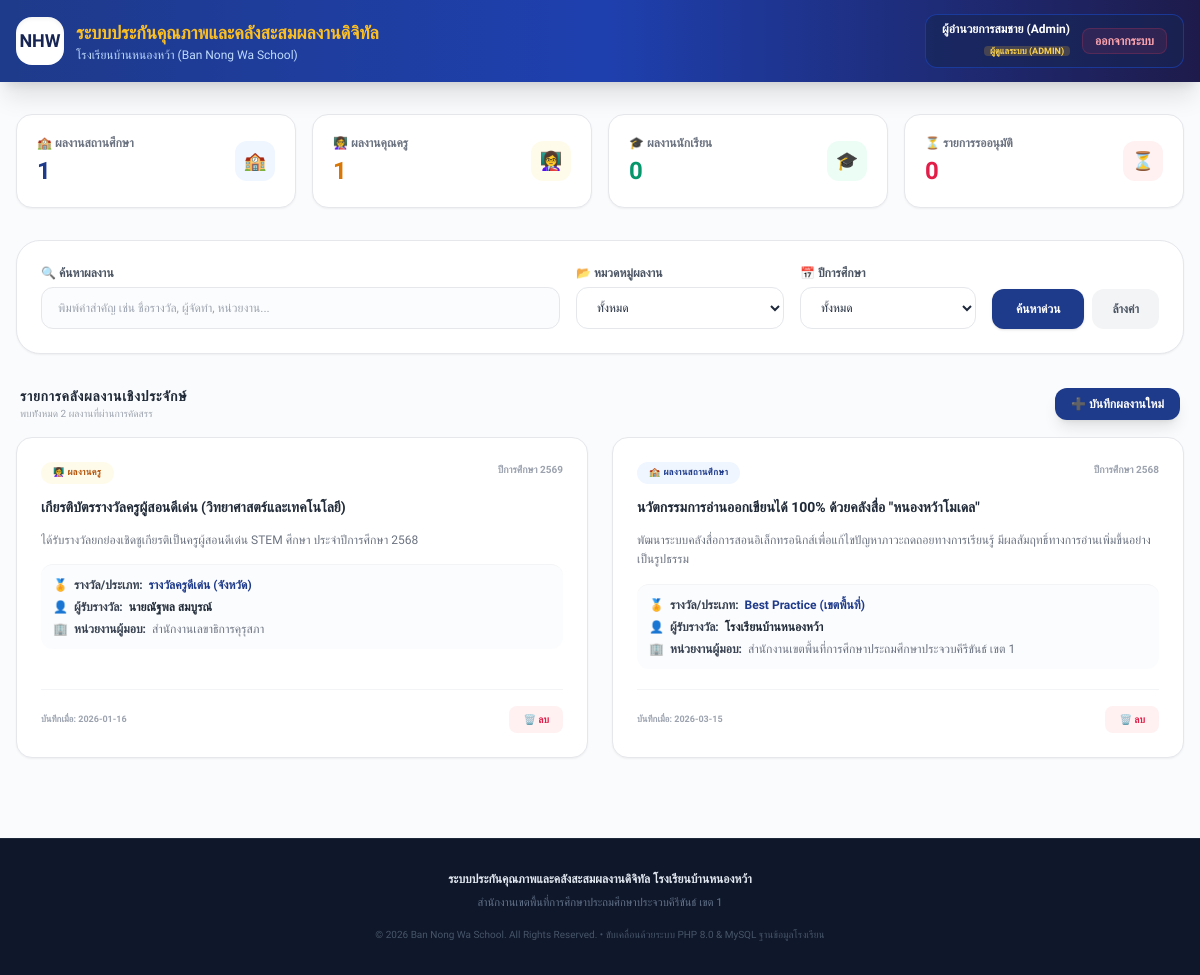
Page /index.php (signed in) on the committed database.
### tables this page shows
CREATE TABLE IF NOT EXISTS portfolios (
  id VARCHAR(50) PRIMARY KEY,
  category VARCHAR(20) NOT NULL,  
  type VARCHAR(50) NOT NULL,      
  title VARCHAR(255) NOT NULL,
  description TEXT,
  academicYear VARCHAR(10) NOT NULL,
  awardDate VARCHAR(20) NOT NULL,
  giver VARCHAR(255) NOT NULL,
  rewardLevel VARCHAR(50) NOT NULL,
  ownerName VARCHAR(100) NOT NULL,
  position VARCHAR(100),
  department VARCHAR(100),
  studentClass VARCHAR(100),
  responsiblePerson VARCHAR(100),
  attachments TEXT,                
  approved TINYINT(1) DEFAULT 0,   
  createdAt VARCHAR(50) NOT NULL
);

### index.php (the view, shortened to what this page needs)
<?php
require_once 'config.php';
$search_query = isset($_GET['search']) ? $_GET['search'] : '';
$where_sql = "";
$query = "SELECT * FROM portfolios $where_sql ORDER BY academicYear DESC, createdAt DESC";
$result = $conn->query($query);
$stat_school = $conn->query("SELECT COUNT(*) as total FROM portfolios WHERE category='school' AND approved=1")->fetch_assoc()['total'];
$stat_teacher = $conn->query("SELECT COUNT(*) as total FROM portfolios WHERE category='teacher' AND approved=1")->fetch_assoc()['total'];
$stat_student = $conn->query("SELECT COUNT(*) as total FROM portfolios WHERE category='student' AND approved=1")->fetch_assoc()['total'];
$stat_pending = $conn->query("SELECT COUNT(*) as total FROM portfolios WHERE approved=0")->fetch_assoc()['total'];
?>
<!DOCTYPE html>
<html lang="th">
<head>
    <script src="https://cdn.tailwindcss.com"></script>
</head>
<body class="bg-slate-50/70 text-slate-800 min-h-screen flex flex-col antialiased">
    <header class="bg-gradient-to-r from-blue-900 via-blue-800 to-indigo-950 text-white shadow-xl sticky top-0 z-50 print:hidden">
        <div class="max-w-7xl mx-auto px-4 py-3.5 flex flex-col sm:flex-row items-center justify-between gap-4">
            <div class="flex items-center gap-3 text-center sm:text-left">
                <div class="w-12 h-12 bg-white rounded-2xl p-1 shadow-inner flex items-center justify-center flex-shrink-0">
                    <span class="text-blue-950 font-black text-lg">NHW</span>
                </div>
                <div>
                    <h1 class="text-base md:text-lg font-bold text-amber-400">ระบบประกันคุณภาพและคลังสะสมผลงานดิจิทัล</h1>
                    <p class="text-[10px] md:text-xs text-blue-200">โรงเรียนบ้านหนองหว้า (Ban Nong Wa School)</p>
                </div>
            </div>
            <div class="flex items-center gap-3">
                <?php if (isset($_SESSION['user_id'])): ?>
                    <div class="bg-blue-950/60 border border-blue-700/50 rounded-xl px-4 py-1.5 flex items-center gap-3">
                        <div class="text-right">
                            <p class="text-xs font-bold text-white"><?php echo htmlspecialchars($_SESSION['user_name']); ?></p>
                            <span class="text-[9px] bg-amber-400/20 text-amber-300 px-1.5 py-0.2 rounded font-extrabold uppercase">
                                <?php echo ($_SESSION['user_role'] === 'admin') ? 'ผู้ดูแลระบบ (Admin)' : 'คุณครูผู้สอน'; ?>
                            </span>
                        </div>
                        <a href="logout.php" class="py-1 px-3 rounded-lg bg-rose-500/10 hover:bg-rose-500/20 text-rose-300 text-xs font-semibold border border-rose-500/20 transition-all">
                            ออกจากระบบ
                        </a>
                    </div>
                <?php else: ?>
                    <a href="login.php" class="px-5 py-2 bg-gradient-to-r from-amber-500 to-amber-400 hover:from-amber-400 hover:to-amber-300 text-blue-950 font-extrabold text-xs rounded-xl shadow-lg transition-all transform hover:scale-[1.02] cursor-pointer">
                        🔒 เข้าสู่ระบบครู / แอดมิน
                    </a>
                <?php endif; ?>
            </div>
        </div>
    </header>
    <main class="max-w-7xl mx-auto px-4 py-8 flex-1 w-full space-y-8">
        <section class="grid grid-cols-2 lg:grid-cols-4 gap-4">
            <div class="bg-white p-5 rounded-2xl shadow-sm border border-gray-150/80 flex items-center justify-between transition-all hover:shadow-md">
                <div>
                    <span class="text-xs text-gray-500 font-bold block">🏫 ผลงานสถานศึกษา</span>
                    <strong class="text-2xl font-black text-blue-900 mt-1 block"><?php echo $stat_school; ?></strong>
                </div>
                <div class="w-10 h-10 rounded-xl bg-blue-50 text-blue-900 flex items-center justify-center text-lg font-bold">🏫</div>
            </div>
            <div class="bg-white p-5 rounded-2xl shadow-sm border border-gray-150/80 flex items-center justify-between transition-all hover:shadow-md">
                <div>
                    <span class="text-xs text-gray-500 font-bold block">👩‍🏫 ผลงานคุณครู</span>
                    <strong class="text-2xl font-black text-amber-600 mt-1 block"><?php echo $stat_teacher; ?></strong>
                </div>
                <div class="w-10 h-10 rounded-xl bg-amber-50 text-amber-600 flex items-center justify-center text-lg font-bold">👩‍🏫</div>
            </div>
            <div class="bg-white p-5 rounded-2xl shadow-sm border border-gray-150/80 flex items-center justify-between transition-all hover:shadow-md">
                <div>
                    <span class="text-xs text-gray-500 font-bold block">🎓 ผลงานนักเรียน</span>
                    <strong class="text-2xl font-black text-emerald-600 mt-1 block"><?php echo $stat_student; ?></strong>
                </div>
                <div class="w-10 h-10 rounded-xl bg-emerald-50 text-emerald-600 flex items-center justify-center text-lg font-bold">🎓</div>
            </div>
            <div class="bg-white p-5 rounded-2xl shadow-sm border border-gray-150/80 flex items-center justify-between transition-all hover:shadow-md">
                <div>
                    <span class="text-xs text-gray-500 font-bold block">⏳ รายการรออนุมัติ</span>
                    <strong class="text-2xl font-black text-rose-600 mt-1 block"><?php echo $stat_pending; ?></strong>
                </div>
                <div class="w-10 h-10 rounded-xl bg-rose-50 text-rose-600 flex items-center justify-center text-lg font-bold">⏳</div>
            </div>
        </section>
        <section class="bg-white p-6 rounded-3xl shadow-sm border border-gray-150">
            <form method="GET" class="flex flex-col md:flex-row gap-4 items-end">
                <div class="flex-1 w-full text-left">
                    <label class="text-xs font-bold text-gray-600 block mb-1.5">🔍 ค้นหาผลงาน</label>
                    <input type="text" name="search" value="<?php echo htmlspecialchars($search_query); ?>" placeholder="พิมพ์คำสำคัญ เช่น ชื่อรางวัล, ผู้จัดทำ, หน่วยงาน..." class="w-full text-xs px-4 py-3 rounded-xl border border-gray-200 outline-none focus:border-blue-500 transition-all bg-slate-50/50">
                </div>
                <div class="w-full md:w-52 text-left">
                    <label class="text-xs font-bold text-gray-600 block mb-1.5">📂 หมวดหมู่ผลงาน</label>
                    <select name="category" class="w-full text-xs px-4 py-3 rounded-xl border border-gray-200 outline-none focus:border-blue-500 bg-white">
                        <option value="">ทั้งหมด</option>
                    </select>
                </div>
                <div class="w-full md:w-44 text-left">
                    <label class="text-xs font-bold text-gray-600 block mb-1.5">📅 ปีการศึกษา</label>
                    <select name="year" class="w-full text-xs px-4 py-3 rounded-xl border border-gray-200 outline-none focus:border-blue-500 bg-white">
                        <option value="">ทั้งหมด</option>
                    </select>
                </div>
                <div class="flex gap-2 w-full md:w-auto">
                    <button type="submit" class="flex-1 md:flex-none px-6 py-3 bg-blue-900 hover:bg-blue-800 text-white font-extrabold text-xs rounded-xl shadow cursor-pointer transition-all">
                        ค้นหาด่วน
                    </button>
                    <a href="index.php" class="px-5 py-3 bg-gray-100 hover:bg-gray-200 text-gray-600 text-xs font-bold rounded-xl text-center transition-all">
                        ล้างค่า
                    </a>
                </div>
            </form>
        </section>
        <section class="space-y-4">
            <div class="flex justify-between items-center px-1">
                <div>
                    <h2 class="text-sm font-extrabold text-gray-800 uppercase tracking-wider">รายการคลังผลงานเชิงประจักษ์</h2>
                    <p class="text-[10px] text-gray-400">พบทัังหมด <?php echo $result->num_rows; ?> ผลงานที่ผ่านการคัดสรร</p>
                </div>
                <?php if (isset($_SESSION['user_id'])): ?>
                    <a href="add_portfolio.php" class="px-4 py-2 bg-blue-900 hover:bg-blue-800 text-white text-xs font-bold rounded-xl shadow-lg flex items-center gap-1.5 transition-all">
                        <span>➕ บันทึกผลงานใหม่</span>
                    </a>
                <?php endif; ?>
            </div>
            <?php if ($result->num_rows == 0): ?>
                <div class="bg-white p-12 text-center rounded-3xl border border-gray-150 shadow-sm space-y-2">
                    <span class="text-4xl block">📂</span>
                    <p class="text-sm font-bold text-gray-500">ไม่พบรายการผลงานในระบบคลังสะสมดิจิทัลขณะนี้</p>
                    <p class="text-xs text-gray-400">กรุณาปรับปรุงตัวกรองหรือเข้าสู่ระบบเพื่อบันทึกผลงานใหม่</p>
                </div>
            <?php else: ?>
                <div class="grid grid-cols-1 md:grid-cols-2 gap-6">
                    <?php while($row = $result->fetch_assoc()): ?>
                        <div class="bg-white p-6 rounded-2xl border border-gray-150/80 shadow-sm flex flex-col justify-between hover:shadow-md transition-all <?php if(!$row['approved']) echo 'border-amber-300 bg-amber-50/20'; ?>">
                            <div class="space-y-3.5 text-left">
                                <div class="flex justify-between items-start gap-2">
                                    <span class="text-[9px] font-extrabold px-3 py-1 rounded-full uppercase tracking-wider <?php
                                        if($row['category'] == 'school') echo 'bg-blue-50 text-blue-900';
                                        elseif($row['category'] == 'teacher') echo 'bg-amber-50 text-amber-700';
                                        else echo 'bg-emerald-50 text-emerald-700';
                                    ?>">
                                        <?php
                                            if($row['category'] == 'school') echo '🏫 ผลงานสถานศึกษา';
                                            elseif($row['category'] == 'teacher') echo '👩‍🏫 ผลงานครู';
                                            else echo '🎓 ผลงานนักเรียน';
                                        ?>
                                    </span>
                                    <span class="text-[10px] font-bold text-gray-400">ปีการศึกษา <?php echo htmlspecialchars($row['academicYear']); ?></span>
                                </div>
                                <h3 class="font-extrabold text-sm text-gray-800 leading-snug"><?php echo htmlspecialchars($row['title']); ?></h3>
                                <p class="text-xs text-gray-500 line-clamp-3 leading-relaxed"><?php echo htmlspecialchars($row['description']); ?></p>
                                <div class="pt-3 border-t border-gray-100 space-y-1.5 text-xs text-gray-600 bg-slate-50/50 p-3 rounded-xl">
                                    <p class="flex items-center gap-1.5">
                                        <span>🏅</span>
                                        <span class="font-semibold text-gray-700">รางวัล/ประเภท:</span>
                                        <span class="text-blue-900 font-bold"><?php echo htmlspecialchars($row['type']); ?> (<?php echo htmlspecialchars($row['rewardLevel']); ?>)</span>
                                    </p>
                                    <p class="flex items-center gap-1.5">
                                        <span>👤</span>
                                        <span class="font-semibold text-gray-700">ผู้รับรางวัล:</span>
                                        <strong class="text-gray-800"><?php echo htmlspecialchars($row['ownerName']); ?></strong>
                                    </p>
                                    <p class="flex items-center gap-1.5">
                                        <span>🏢</span>
                                        <span class="font-semibold text-gray-700">หน่วยงานผู้มอบ:</span>
                                        <span class="text-gray-500 font-medium"><?php echo htmlspecialchars($row['giver']); ?></span>
                                    </p>
                                </div>
                            </div>
                            <div class="mt-5 pt-4 border-t border-gray-100 flex justify-between items-center">
                                <span class="text-[9px] font-semibold text-gray-400">บันทึกเมื่อ: <?php echo substr($row['createdAt'], 0, 10); ?></span>
                                <div class="flex items-center gap-2">
                                    <?php if (isset($_SESSION['user_role']) && $_SESSION['user_role'] === 'admin'): ?>
                                        <a href="index.php?delete_id=<?php echo $row['id']; ?>" onclick="return confirm('ยืนยันความต้องการลบผลงานชิ้นนี้ออกจากคลังหรือไม่?')" class="bg-rose-50 hover:bg-rose-100 text-rose-600 font-extrabold text-[10px] px-3.5 py-1.5 rounded-lg transition-all cursor-pointer">
                                            🗑️ ลบ
                                        </a>
                                    <?php endif; ?>
                                </div>
                            </div>
                        </div>
                    <?php endwhile; ?>
                </div>
            <?php endif; ?>
        </section>
    </main>
    <footer class="bg-slate-900 text-slate-400 text-xs py-8 mt-12 border-t border-slate-800 text-center print:hidden">
        <p class="font-bold text-slate-200">ระบบประกันคุณภาพและคลังสะสมผลงานดิจิทัล โรงเรียนบ้านหนองหว้า</p>
        <p class="mt-2 text-[11px] text-slate-500">สำนักงานเขตพื้นที่การศึกษาประถมศึกษาประจวบคีรีขันธ์ เขต 1</p>
        <p class="mt-4 text-[10px] text-slate-600">© 2026 Ban Nong Wa School. All Rights Reserved. • ขับเคลื่อนด้วยระบบ PHP 8.0 & MySQL ฐานข้อมูลโรงเรียน</p>
    </footer>
</body>
</html>

### index.php (style rules this page uses)
body { font-family: 'Sarabun', 'Inter', sans-serif; }

### rows in the picture
portfolios: category "👩‍🏫 ผลงานครู", academicYear "2569", title "เกียรติบัตรรางวัลครูผู้สอนดีเด่น (วิทยาศาสตร์และเทคโนโลยี)", description "ได้รับรางวัลยกย่องเชิดชูเกียรติเป็นครูผู้สอนดีเด่น STEM ศึกษา ประจำปีการศึกษา 2568", type "รางวัลครูดีเด่น", rewardLevel "จังหวัด", ownerName "นายณัฐพล สมบูรณ์", giver "สำนักงานเลขาธิการคุรุสภา", createdAt "2026-01-16"
portfolios: category "🏫 ผลงานสถานศึกษา", academicYear "2568", title "นวัตกรรมการอ่านออกเขียนได้ 100% ด้วยคลังสื่อ \"หนองหว้าโมเดล\"", description "พัฒนาระบบคลังสื่อการสอนอิเล็กทรอนิกส์เพื่อแก้ไขปัญหาภาวะถดถอยทางการเรียนรู้ มีผลสัมฤทธิ์ทางการอ่านเพิ่มขึ้นอย่างเป็นรูปธรรม", type "Best Practice", rewardLevel "เขตพื้นที่", ownerName "โรงเรียนบ้านหนองหว้า", giver "สำนักงานเขตพื้นที่การศึกษาประถมศึกษาประจวบคีรีขันธ์ เขต 1", createdAt "2026-03-15"

### other values in the picture
$_SESSION['user_name'] "ผู้อำนวยการสมชาย (Admin)"
$stat_school "1"
$stat_teacher "1"
$stat_student "0"
$stat_pending "0"
$result->num_rows "2"
